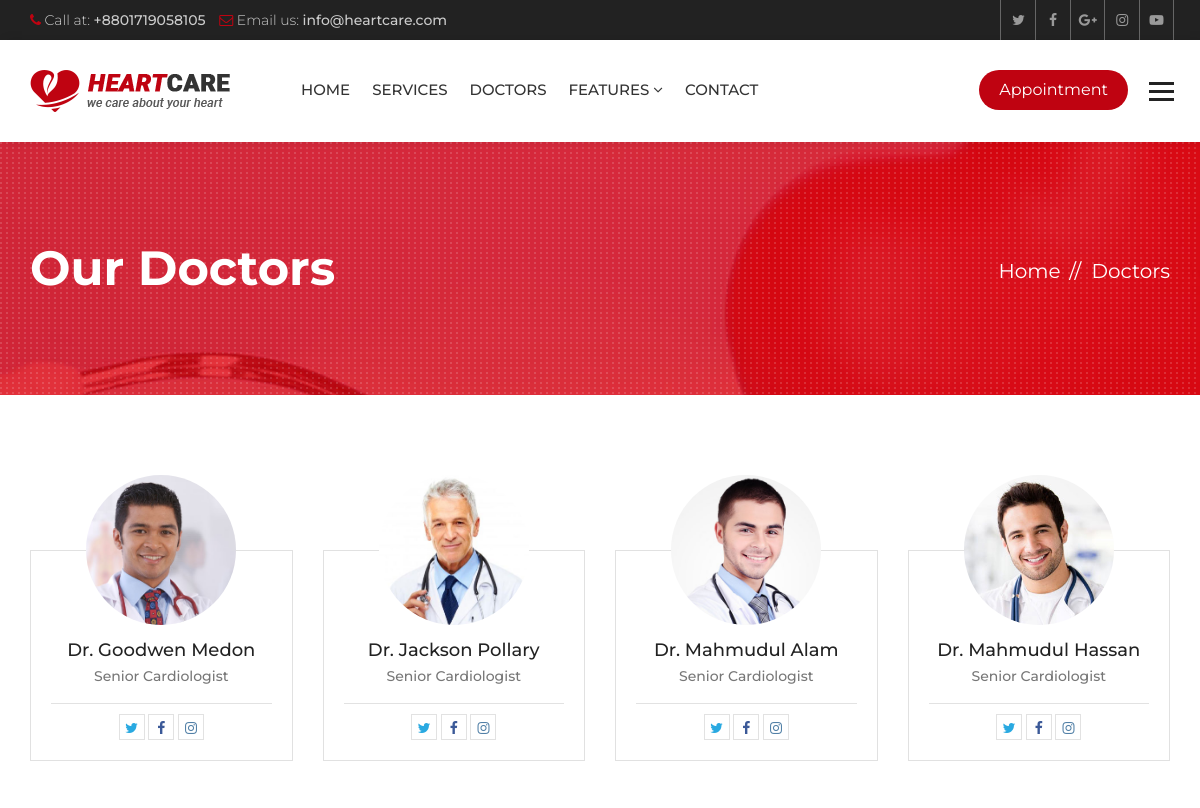
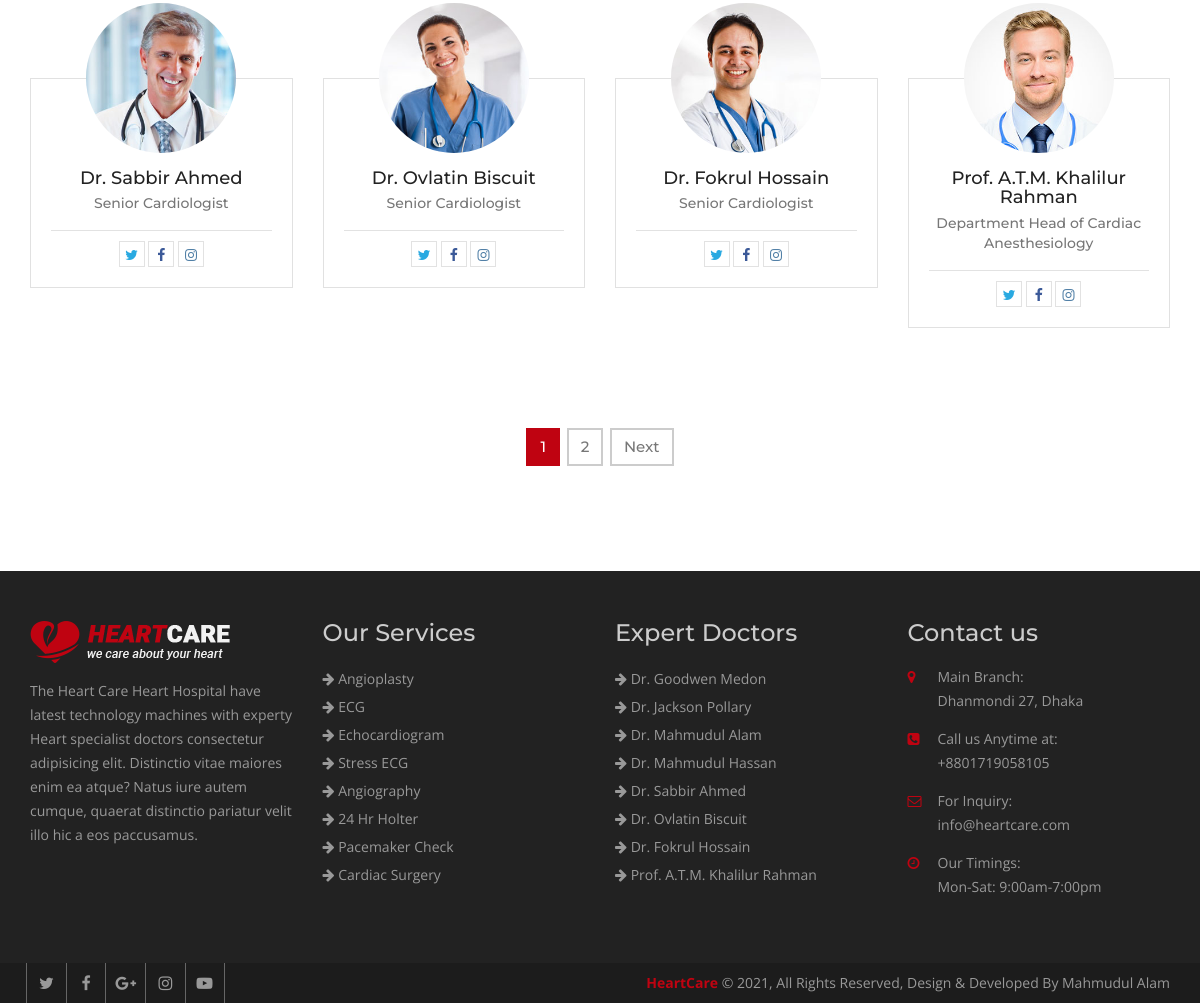
The app's page /doctors/ with its own data (2 pictures, top to bottom).
### hospital/models.py (models this page shows, shortened)
class Doctor(models.Model):
    name = models.CharField(max_length=120)
    speciality = models.CharField(max_length=120)
    picture = models.ImageField(upload_to="doctors/")
    details = models.TextField()
    experience = models.TextField()
    expertize = models.ManyToManyField(to='Expertize', related_name='doctors')
    twitter = models.CharField(max_length=120, blank=True, null=True)
    facebook = models.CharField(max_length=120, blank=True, null=True)
    instagram = models.CharField(max_length=120, blank=True, null=True)

class Service(models.Model):
    title = models.CharField(max_length=120)
    description = models.TextField()
    items = models.ManyToManyField(to='Item',)
    thumbnail = models.ImageField(upload_to='services/')
    cover = models.ImageField(upload_to='services/')
    image1 = models.ImageField(upload_to='services/', blank=True, null=True)
    image2 = models.ImageField(upload_to='services/', blank=True, null=True)

### hospital/views.py (the view)
# urls.py: path('doctors/', views.DoctorListView.as_view(), name="doctors"),
class DoctorListView(ListView):
    template_name = 'hospital/team.html'
    queryset = Doctor.objects.all()
    paginate_by = 8

### hospital/context_processors.py (called while the page is built)
def footer_content(request):
    services = Service.objects.all()
    doctors = Doctor.objects.all()
    context = {
        'services': services,
        'doctors': doctors
    }
    return context

### templates/hospital/team.html (shortened to what this page needs)
{% extends 'base.html' %}
{% block maincontent %}
<div class="inner-banner">
  <div class="container">
    <div class="row">
      <div class="col-md-7">
        <h1>Our Doctors</h1>
      </div>
      <div class="col-md-5">
        <ol class="breadcrumb">
          <li><a href="{% url 'index' %}">Home</a></li>
          <li class="active">Doctors</li>
        </ol>
      </div>
    </div>
  </div>
</div>
<div class="main-content">
  <div class="team-page">
    <div class="container">
      <div class="row">
        {% for doctor in object_list %}
        <div class="col-md-3 col-sm-6">
          <div class="team-box mb50">
            <div class="team-thumb">  <img src="{{ doctor.picture.url }}" alt=""></div>
            <div class="team-text">
              <h5><a href="{% url 'doctor_details' doctor.id %}">{{ doctor.name }}</a></h5>
              <strong>{{ doctor.speciality }}</strong>
              <ul class="team-social">
                {% if doctor.twitter %}
                <li><a class="tw" href="{{ doctor.twitter }}"><i class="fa fa-twitter" aria-hidden="true"></i></a></li>
                {% endif %}
                {% if doctor.facebook %}
                <li><a class="fb" href="{{ doctor.facebook }}"><i class="fa fa-facebook" aria-hidden="true"></i></a>
                </li>
                {% endif %}
                {% if doctor.instagram %}
                <li><a class="insta" href="{{ doctor.instagram }}"><i class="fa fa-instagram"
                      aria-hidden="true"></i></a></li>
                {% endif %}
              </ul>
            </div>
          </div>
        </div>
        {% endfor %}
      </div>
      <div class="row">
        <div class="col-md-12">
          {% if is_paginated %}
          {% include 'partials/_pagination.html' %}
          {% endif %}
        </div>
      </div>
    </div>
  </div>
</div>
{% endblock maincontent %}

### templates/partials/_footer.html
{% load static %}
<footer class="footer">
  <div class="footer-widgets">
    <div class="container">
      <div class="row">
        <div class="col-md-3 col-sm-6">
          <div class="widget"> <img class="ft-logo" src="{% static 'heartcare/images/footer-logo.png' %}" alt="">
            <p>The Heart Care Heart Hospital have latest technology machines with experty Heart specialist doctors
              consectetur adipisicing elit. Distinctio vitae maiores enim ea atque? Natus iure autem cumque, quaerat
              distinctio pariatur velit illo hic a eos paccusamus. </p>
          </div>
        </div>
        <div class="col-md-3 col-sm-6">
          <div class="widget">
            <h3>Our Services</h3>
            <ul>
              {% for service in services|slice:':8' %}
              <li><a href="{% url 'service_details' service.id %}"><i class="fa fa-arrow-right"></i>
                  {{service.title }}</a></li>
              {% endfor %}
            </ul>
          </div>
        </div>
        <div class="col-md-3 col-sm-6">
          <div class="widget">
            <h3>Expert Doctors</h3>
            <ul>
              {% for doctor in doctors|slice:':8' %}
              <li><a href="{% url 'doctor_details' doctor.id %}"><i class="fa fa-arrow-right"></i> {{ doctor.name }}</a>
              </li>
              {% endfor %}
            </ul>
          </div>
        </div>
        <div class="col-md-3 col-sm-6">
          <div class="widget">
            <h3>Contact us</h3>
            <address>
              <ul>
                <li> <span class="icon"><i class="fa fa-map-marker" aria-hidden="true"></i></span> <span
                    class="add-text"><strong>Main Branch:</strong> Dhanmondi 27, Dhaka</span> </li>
                <li> <span class="icon"><i class="fa fa-phone-square" aria-hidden="true"></i></span> <span
                    class="add-text"><strong>Call us Anytime at:</strong> +8801719058105</span> </li>
                <li> <span class="icon"><i class="fa fa-envelope-o" aria-hidden="true"></i></span> <span
                    class="add-text"><strong>For Inquiry:</strong> info@heartcare.com</span> </li>
                <li> <span class="icon"><i class="fa fa-clock-o" aria-hidden="true"></i></span> <span
                    class="add-text"><strong>Our Timings:</strong> Mon-Sat: 9:00am-7:00pm</span> </li>
              </ul>
            </address>
          </div>
        </div>
      </div>
    </div>
  </div>
  <div class="footer-cr">
    <div class="container">
      <div class="row">
        <div class="col-md-6">
          <div class="footer-social"> <a href="#"><i class="fa fa-twitter" aria-hidden="true"></i></a> <a href="#"><i
                class="fa fa-facebook" aria-hidden="true"></i></a> <a href="#"><i class="fa fa-google-plus"
                aria-hidden="true"></i></a> <a href="#"><i class="fa fa-instagram" aria-hidden="true"></i></a> <a
              href="#"><i class="fa fa-youtube-play" aria-hidden="true"></i></a>
          </div>
        </div>
        <div class="col-md-6">
          <p><strong>HeartCare</strong> © {% now 'Y' %}, All Rights Reserved, Design & Developed By Mahmudul Alam</p>
        </div>
      </div>
    </div>
  </div>
</footer>

### heartcare/static/heartcare/css/custom.css (style rules this page uses)
html body { font-family: 'Open Sans', sans-serif; color: #777777; font-size: 14px; }
p { line-height: 24px; }
body h1, body h2, body h3, body h4, body h5, body h6 { font-family: 'Montserrat', sans-serif; margin: 0px; }
body h1 { font-size: 48px; }
body h3 { font-size: 24px; }
body h5 { font-size: 18px; }
.inner-banner { background: url(../images/inner.jpg) no-repeat top center; position: relative; width: 100%; float: left; padding: 100px 0 100px; background-color: #bf0311; z-index: 0; }
.inner-banner:after { background: url(../images/patt.png); position: absolute; left: 0; top: 0; content: ""; width: 100%; height: 100%; }
.inner-banner .container { position: relative; z-index: 99; }
.inner-banner h1 { color: #fff; font-weight: 700; }
.inner-banner .breadcrumb { text-align: right; background: none; padding: 0px; margin: 15px 0 0; }
.inner-banner .breadcrumb>li, .inner-banner .breadcrumb>li a { color: #fff; font-size: 20px; font-family: 'Montserrat', sans-serif; }
.inner-banner .breadcrumb>li+li::before { color: #fff; content: "// "; padding: 0 5px; }
.main-content { width: 100%; float: left; padding: 50px 0; }
.team-box { width: 100%; float: left; }
.team-box .team-thumb { overflow: hidden; position: relative; width: 150px; height: 150px; border-radius: 100%; margin: 0 auto -75px; }
.team-thumb>img { height: auto; width: 100%; }
.team-box .team-thumb:after { position: absolute; left: 0; top: 0; width: 100%; height: 0; content: ""; background: rgba(191, 3, 17, .7); opacity: 0; transition: all ease-in-out 0.3s; -webkit-transition: all ease-in-out 0.3s; }
.team-box .team-text { border: 1px solid #e1e1e1; width: 100%; padding: 90px 20px 20px 20px; text-align: center; }
.team-text h5 { margin: 0 0 5px; font-weight: 500; color: #222; }
.team-text h5 a { color: #222; }
.team-text strong { font-family: 'Montserrat', sans-serif; font-weight: 500; font-size: 14x; color: #777777; }
.team-social { margin: 17px 0 0; padding: 10px 0 0; list-style: none; text-align: center; border-top: 1px solid #e2e2e2; }
.team-social li { display: inline-block; }
.team-social li a { display: block; border: 1px solid #e2e2e2; color: #9c9c9c; width: 26px; height: 26px; text-align: center; line-height: 26px; transition: all ease-in-out 0.3s; -webkit-transition: all ease-in-out 0.3s; }
.mb50 { margin-bottom: 50px; }
.team-page { width: 100%; float: left; padding: 30px 0; }
.footer { width: 100%; float: left; background: #222222; padding: 50px 0 0 0; }
.footer .widget { width: 100%; float: left; margin: 0 0 50px; }
.footer .widget ul { margin: 0px; padding: 0px; list-style: none; }
.footer .widget li { line-height: 28px; color: #999999; }
.footer .widget a { color: #999; }
.footer .widget h3 { margin: 0 0 20px; color: #cccccc; line-height: 24px; }
.ft-logo { margin-bottom: 16px; max-width: 100%; height: auto; }
.footer .widget p { line-height: 24px; color: #999999; }
.footer .widget address li { float: left; line-height: 24px; margin-bottom: 14px; width: 100%; }
.widget address .icon { width: 30px; float: left; color: #bf0311; }
.widget address .add-text { float: left; width: 80%; }
.widget address .add-text>strong { display: block; font-weight: 400; }
.footer-cr { width: 100%; float: left; clear: both; background: #1c1c1c; }
.footer-cr p { margin: 0px; line-height: 40px; color: #999999; text-align: right; }
.footer-cr p strong { color: #bf0311; }
.footer-social a { border-left: 1px solid #666666; color: #999999; display: inline-block; font-size: 16px; line-height: 40px; margin-left: -4px; text-align: center; width: 40px; }
.footer-social a:last-child { border-right: 1px solid #666666; }
.team-social li a.tw { color: #29a9e1; }
.team-social li a.fb { color: #3b5998; }
.team-social li a.insta { color: #5280a7; }

### records on screen
Doctor: picture (picture), name "Dr. Goodwen Medon", speciality "Senior Cardiologist"
Doctor: picture (picture), name "Dr. Jackson Pollary", speciality "Senior Cardiologist"
Doctor: picture (picture), name "Dr. Mahmudul Alam", speciality "Senior Cardiologist"
Doctor: picture (picture), name "Dr. Mahmudul Hassan", speciality "Senior Cardiologist"
Doctor: picture (picture), name "Dr. Sabbir Ahmed", speciality "Senior Cardiologist"
Doctor: picture (picture), name "Dr. Ovlatin Biscuit", speciality "Senior Cardiologist"
Doctor: picture (picture), name "Dr. Fokrul Hossain", speciality "Senior Cardiologist"
Doctor: picture (picture), name "Prof. A.T.M. Khalilur Rahman", speciality "Department Head of Cardiac Anesthesiology"
Service: title "Angioplasty"
Service: title "ECG"
Service: title "Echocardiogram"
Service: title "Stress ECG"
Service: title "Angiography"
Service: title "24 Hr Holter"
Service: title "Pacemaker Check"
Service: title "Cardiac Surgery"

### other values on screen
{{ page_num }} "1"
{{ page_num }} "2"
